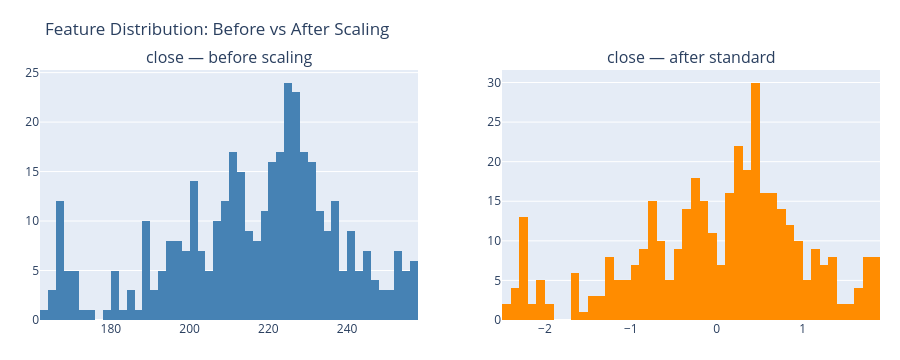

The notebook cell this image was saved under:
### Code cell
import plotly.express as px
from plotly.subplots import make_subplots

# Distribution of 'close' before and after scaling
feat_idx = FEATURE_COLS.index('close')
raw_vals   = train_df['close'].values
scaled_vals = train_feat[:, feat_idx]

fig = make_subplots(rows=1, cols=2,
                    subplot_titles=['close — before scaling', f'close — after {SCALER_TYPE}'])
fig.add_trace(go.Histogram(x=raw_vals,    nbinsx=50, marker_color='steelblue'), row=1, col=1)
fig.add_trace(go.Histogram(x=scaled_vals, nbinsx=50, marker_color='darkorange'), row=1, col=2)
fig.update_layout(title='Feature Distribution: Before vs After Scaling',
                  showlegend=False, height=360, margin=dict(l=40, r=20, t=70, b=40))
fig.show()

### Figure 1 — Plotly figure (JSON) as saved in the notebook; plotly's stock layout.template omitted (floating-point values rounded to 4 significant figures; data arrays with more than 128 entries replaced by an {"elided": "..."} marker saying what was removed)
{"data": [{"marker": {"color": "steelblue"}, "nbinsx": 50, "type": "histogram", "x": {"elided": "387 float values"}, "xaxis": "x", "yaxis": "y"}, {"marker": {"color": "darkorange"}, "nbinsx": 50, "type": "histogram", "x": {"elided": "387 float values"}, "xaxis": "x2", "yaxis": "y2"}], "layout": {"annotations": [{"font": {"size": 16}, "showarrow": false, "text": "close — before scaling", "x": 0.225, "xanchor": "center", "xref": "paper", "y": 1, "yanchor": "bottom", "yref": "paper"}, {"font": {"size": 16}, "showarrow": false, "text": "close — after standard", "x": 0.775, "xanchor": "center", "xref": "paper", "y": 1, "yanchor": "bottom", "yref": "paper"}], "height": 360, "margin": {"b": 40, "l": 40, "r": 20, "t": 70}, "showlegend": false, "title": {"text": "Feature Distribution: Before vs After Scaling"}, "xaxis": {"anchor": "y", "domain": [0, 0.45]}, "xaxis2": {"anchor": "y2", "domain": [0.55, 1]}, "yaxis": {"anchor": "x", "domain": [0, 1]}, "yaxis2": {"anchor": "x2", "domain": [0, 1]}}}
